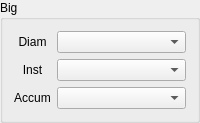
         <widget class="QGroupBox" name="gBox_big">
          <property name="title">
           <string>Big</string>
          </property>
          <layout class="QGridLayout" name="gridLayout">
           <item row="0" column="0">
            <widget class="QLabel" name="label_8">
             <property name="text">
              <string>&lt;html&gt;&lt;head/&gt;&lt;body&gt;&lt;p align=&quot;center&quot;&gt;Diam&lt;/p&gt;&lt;/body&gt;&lt;/html&gt;</string>
             </property>
            </widget>
           </item>
           <item row="0" column="1">
            <widget class="QComboBox" name="comboBox_diam_0">
             <item>
              <property name="text">
               <string/>
              </property>
             </item>
             <item>
              <property name="text">
               <string>DN3</string>
              </property>
             </item>
             <item>
              <property name="text">
               <string>DN10</string>
              </property>
             </item>
             <item>
              <property name="text">
               <string>DN25</string>
              </property>
             </item>
             <item>
              <property name="text">
               <string>DN50</string>
              </property>
             </item>
            </widget>
           </item>
           <item row="1" column="0">
            <widget class="QLabel" name="label_9">
             <property name="text">
              <string>&lt;html&gt;&lt;head/&gt;&lt;body&gt;&lt;p align=&quot;center&quot;&gt;Inst&lt;/p&gt;&lt;/body&gt;&lt;/html&gt;</string>
             </property>
            </widget>
           </item>
           <item row="1" column="1">
            <widget class="QComboBox" name="cBox_instroute_0">
             <property name="sizePolicy">
              <sizepolicy hsizetype="Expanding" vsizetype="Fixed">
               <horstretch>0</horstretch>
               <verstretch>0</verstretch>
              </sizepolicy>
             </property>
             <property name="font">
              <font>
               <weight>50</weight>
               <italic>false</italic>
               <bold>false</bold>
               <kerning>false</kerning>
              </font>
             </property>
             <property name="acceptDrops">
              <bool>false</bool>
             </property>
             <property name="layoutDirection">
              <enum>Qt::LeftToRight</enum>
             </property>
             <property name="autoFillBackground">
              <bool>false</bool>
             </property>
             <property name="frame">
              <bool>true</bool>
             </property>
             <item>
              <property name="text">
               <string/>
              </property>
              <property name="icon">
               <iconset>
                <normaloff>C:/Users/Administrator/none.ico</normaloff>C:/Users/Administrator/none.ico</iconset>
              </property>
             </item>
             <item>
              <property name="text">
               <string>       0</string>
              </property>
             </item>
             <item>
              <property name="text">
               <string>       1</string>
              </property>
             </item>
             <item>
              <property name="text">
               <string>       2</string>
              </property>
             </item>
             <item>
              <property name="text">
               <string>       3</string>
              </property>
             </item>
             <item>
              <property name="text">
               <string>       4</string>
              </property>
             </item>
             <item>
              <property name="text">
               <string>       5</string>
              </property>
             </item>
             <item>
              <property name="text">
               <string>       6</string>
              </property>
             </item>
             <item>
              <property name="text">
               <string>       7</string>
              </property>
             </item>
             <item>
              <property name="text">
               <string>       8</string>
              </property>
             </item>
             <item>
              <property name="text">
               <string>       9</string>
              </property>
             </item>
             <item>
              <property name="text">
               <string>       10</string>
              </property>
             </item>
             <item>
              <property name="text">
               <string>       11</string>
              </property>
             </item>
            </widget>
           </item>
           <item row="2" column="0">
            <widget class="QLabel" name="label_10">
             <property name="text">
              <string>&lt;html&gt;&lt;head/&gt;&lt;body&gt;&lt;p align=&quot;center&quot;&gt;Accum&lt;/p&gt;&lt;/body&gt;&lt;/html&gt;</string>
             </property>
            </widget>
           </item>
           <item row="2" column="1">
            <widget class="QComboBox" name="cBox_accumroute_0">
             <property name="sizePolicy">
              <sizepolicy hsizetype="Expanding" vsizetype="Fixed">
               <horstretch>0</horstretch>
               <verstretch>0</verstretch>
              </sizepolicy>
             </property>
             <property name="font">
              <font>
               <weight>50</weight>
               <italic>false</italic>
               <bold>false</bold>
               <kerning>false</kerning>
              </font>
             </property>
             <property name="acceptDrops">
              <bool>false</bool>
             </property>
             <property name="layoutDirection">
              <enum>Qt::LeftToRight</enum>
             </property>
             <property name="autoFillBackground">
              <bool>false</bool>
             </property>
             <property name="frame">
              <bool>true</bool>
             </property>
             <item>
              <property name="text">
               <string/>
              </property>
              <property name="icon">
               <iconset>
                <normaloff>C:/Users/Administrator/none.ico</normaloff>C:/Users/Administrator/none.ico</iconset>
              </property>
             </item>
             <item>
              <property name="text">
               <string>       0</string>
              </property>
             </item>
             <item>
              <property name="text">
               <string>       1</string>
              </property>
             </item>
             <item>
              <property name="text">
               <string>       2</string>
              </property>
             </item>
             <item>
              <property name="text">
               <string>       3</string>
              </property>
             </item>
             <item>
              <property name="text">
               <string>       4</string>
              </property>
             </item>
             <item>
              <property name="text">
               <string>       5</string>
              </property>
             </item>
             <item>
              <property name="text">
               <string>       6</string>
              </property>
             </item>
             <item>
              <property name="text">
               <string>       7</string>
              </property>
             </item>
             <item>
              <property name="text">
               <string>       8</string>
              </property>
             </item>
             <item>
              <property name="text">
               <string>       9</string>
              </property>
             </item>
             <item>
              <property name="text">
               <string>       10</string>
              </property>
             </item>
             <item>
              <property name="text">
               <string>       11</string>
              </property>
             </item>
             <item>
              <property name="text">
               <string>       12</string>
              </property>
             </item>
             <item>
              <property name="text">
               <string>       13</string>
              </property>
             </item>
             <item>
              <property name="text">
               <string>       14</string>
              </property>
             </item>
             <item>
              <property name="text">
               <string>       15</string>
              </property>
             </item>
            </widget>
           </item>
          </layout>
         </widget>
